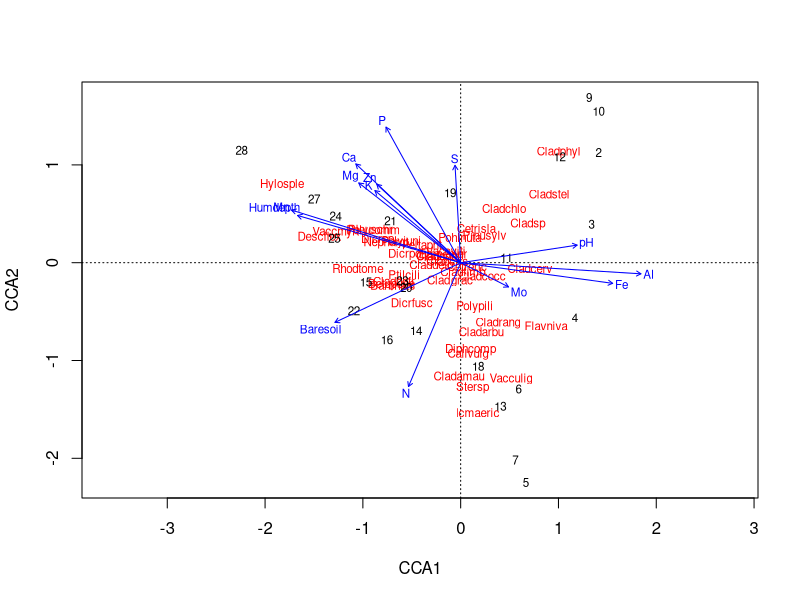
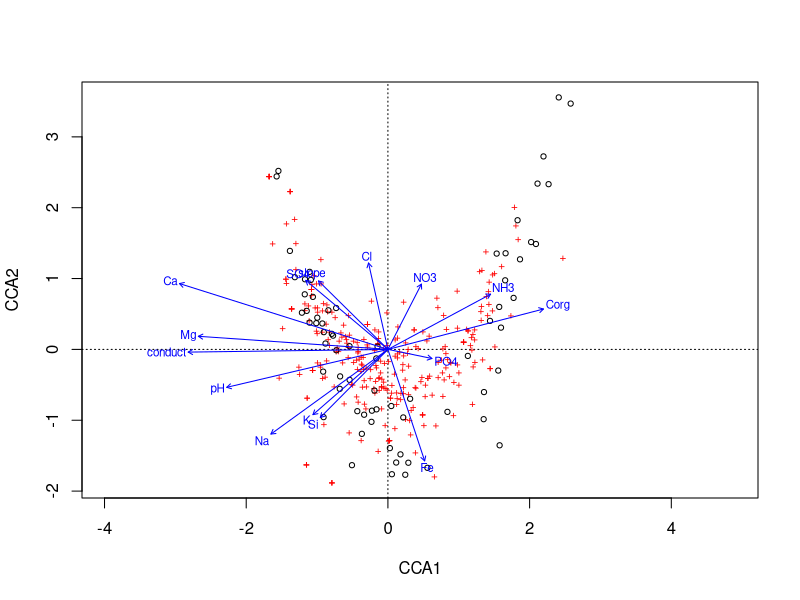
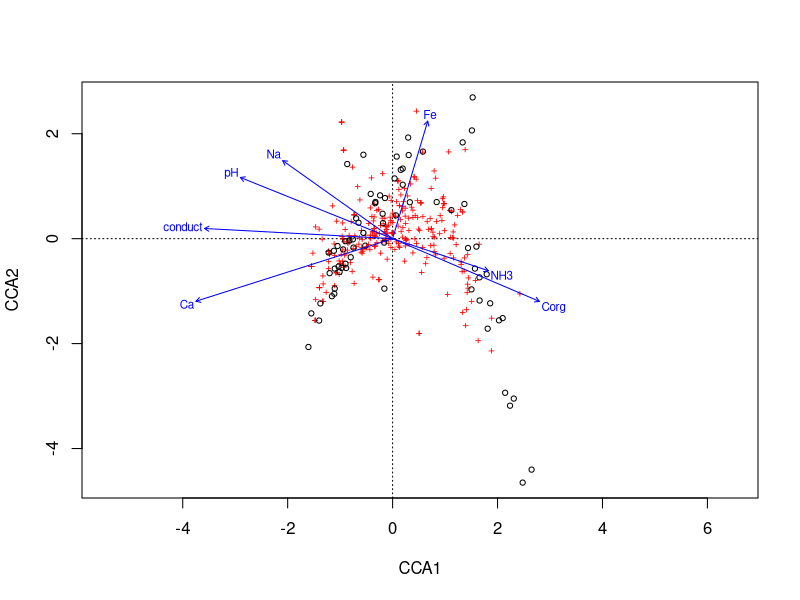
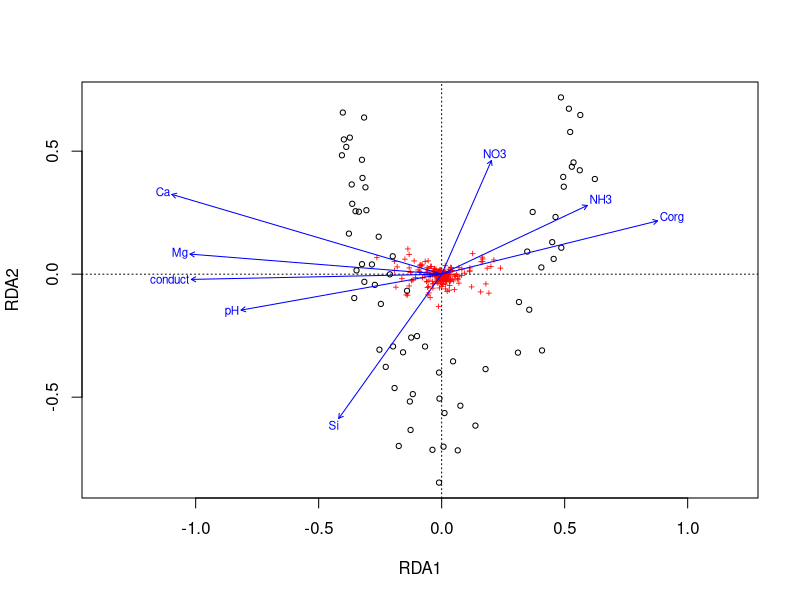

These figures' R source, in order: (Note: this script raises an error after producing the figures.)
## ----setup-options, echo = FALSE, results = "hide", message = FALSE-----------
options(htmltools.dir.version = FALSE)
knitr::opts_chunk$set(cache = TRUE, dev = 'svg', echo = TRUE, message = FALSE, warning = FALSE,
                      fig.height=6, fig.width = 1.777777*6)
library("vegan")
library("ggplot2")
data(varespec)
data(varechem)

## plot defaults
theme_set(theme_minimal(base_size = 16, base_family = 'Fira Sans'))


## ----cca-model----------------------------------------------------------------
cca1 <- cca(varespec ~ ., data = varechem)
cca1


## ----rda-model----------------------------------------------------------------
rda1 <- rda(varespec ~ ., data = varechem)
rda1


## ----eigenvals----------------------------------------------------------------
eigenvals(cca1)


## ----your-turn-fit-cca--------------------------------------------------------
library("vegan")
data(varechem, varespec)
## ...your code here...


## ----scores-------------------------------------------------------------------
str(scores(cca1, choices = 1:4, display = c("species","sites")), max = 1)
head(scores(cca1, choices = 1:2, display = "sites"))


## ----scaling-example, results = "hide"----------------------------------------
scores(cca1, choices = 1:2, display = "species", scaling = 3)


## ----partial-ordination-------------------------------------------------------
pcca <- cca(X = varespec,
            Y = varechem[, "Ca", drop = FALSE],
            Z = varechem[, "pH", drop = FALSE])
pcca <- cca(varespec ~ Ca + Condition(pH), data = varechem) ## easier!


## ----triplot-1, fig.height = 5, crop.plot = TRUE, out.width = "0.5\\linewidth"----
plot(cca1)


## ----cca-model-build1---------------------------------------------------------
vare.cca <- cca(varespec ~ Al + P*(K + Baresoil), data = varechem)
vare.cca


## ----stepwise-1---------------------------------------------------------------
upr <- cca(varespec ~ ., data = varechem)
lwr <- cca(varespec ~ 1, data = varechem)
set.seed(1)
mods <- ordistep(lwr, scope = formula(upr), trace = 0)


## ----stepwise-cca-------------------------------------------------------------
mods


## ----stepwise-anova-----------------------------------------------------------
mods$anova


## ----stepwise-reverse, results = "hide"---------------------------------------
mods2 <- step(upr, scope = list(lower = formula(lwr), upper = formula(upr)), trace = 0,
              test = "perm")
mods2


## ----stepwise-reverse---------------------------------------------------------
mods2 <- step(upr, scope = list(lower = formula(lwr), upper = formula(upr)), trace = 0,
              test = "perm")
mods2


## ----cca-anova----------------------------------------------------------------
set.seed(42)
(perm <- anova(cca1))


## ----anova-args---------------------------------------------------------------
args(anova.cca)


## ----anova-by-axis------------------------------------------------------------
set.seed(1)
anova(mods, by = "axis")


## ----anova-by-term------------------------------------------------------------
set.seed(5)
anova(mods, by = "terms")


## ----anova-by-margin----------------------------------------------------------
set.seed(10)
anova(mods, by = "margin")


## ----meadows-setup------------------------------------------------------------
## load vegan
library("vegan")

## load the data
spp <- read.csv("data/meadow-spp.csv", header = TRUE, row.names = 1)
env <- read.csv("data/meadow-env.csv", header = TRUE, row.names = 1)


## ----meadows-cca-full---------------------------------------------------------
m1 <- cca(spp ~ ., data = env)
set.seed(32)
anova(m1)


## ----meadows-cca-full-triplot, fig.height = 5, crop.plot = TRUE, out.width = "0.5\\linewidth"----
plot(m1)


## ----meadows-cca-stepwise-----------------------------------------------------
set.seed(67)
lwr <- cca(spp ~ 1, data = env)
m2 <- ordistep(lwr, scope = formula(m1), trace = FALSE)
m2


## ----meadows-cca-reduced-triplot, fig.height = 5, crop.plot = TRUE, out.width = "0.5\\linewidth"----
plot(m2)


## ----meadows-cca-anova--------------------------------------------------------
m2$anova


## ----meadows-rda--------------------------------------------------------------
spph <- decostand(spp, method = "hellinger")
m3 <- rda(spph ~ ., data = env)
lwr <- rda(spph ~ 1, data = env)
m4 <- ordistep(lwr, scope = formula(m3), trace = FALSE)


## ----meadows-rda-reduced-triplot, fig.height = 5, crop.plot = TRUE, out.width = "0.5\\linewidth"----
plot(m4)


## ----meadows-rda-adjrsquare---------------------------------------------------
m5 <- ordiR2step(lwr, scope = formula(m3), trace = FALSE)
m5$anova


## ----cyclic-shift-figure, echo = FALSE----------------------------------------
knitr::include_graphics("./resources/cyclic-shifts-figure.png")


## ----shuffle-time-series, echo = TRUE-----------------------------------------
shuffle(10, control = how(within = Within(type = "series")))


## ----set-up-toroidal----------------------------------------------------------
set.seed(4)
h <- how(within = Within(type = "grid",
                         ncol = 3, nrow = 3))
perm <- shuffle(9, control = h)
matrix(perm, ncol = 3)


## ----toroidal-shifts-figure, echo = FALSE-------------------------------------
knitr::include_graphics("./resources/Toroidal_coord.png")


## ----cyclic-shift-mirror-figure, echo = FALSE---------------------------------
knitr::include_graphics("./resources/cyclic-shifts-with-mirror-figure.svg")


## -----------------------------------------------------------------------------
plt <- gl(3, 10)
h <- how(within = Within(type = "series"), plots = Plots(strata = plt))


## ----helper-funs--------------------------------------------------------------
args(Within)
args(Plots)


## ----how-args-----------------------------------------------------------------
args(how)


## ----ts-perm-example1---------------------------------------------------------
plt <- gl(3, 10)
h <- how(within = Within(type = "series"),
         plots = Plots(strata = plt))
set.seed(4)
p <- shuffle(30, control = h)
do.call("rbind", split(p, plt)) ## look at perms in context


## ----ts-perm-example2---------------------------------------------------------
plt <- gl(3, 10)
h <- how(within = Within(type = "series", constant = TRUE),
         plots = Plots(strata = plt))
set.seed(4)
p <- shuffle(30, control = h)
do.call("rbind", split(p, plt)) ## look at perms in context


## ----worked-example-devel-1---------------------------------------------------
## load vegan
library("vegan")

## load the data
spp <- read.csv("data/ohraz-spp.csv", header = TRUE, row.names = 1)
env <- read.csv("data/ohraz-env.csv", header = TRUE, row.names = 1)
molinia <- spp[, 1]
spp <- spp[, -1]

## Year as numeric
env <- transform(env, year = as.numeric(as.character(year)))


## ----worked-example-devel-2---------------------------------------------------
c1 <- rda(spp ~ year + year:mowing + year:fertilizer + year:removal + Condition(plotid), data = env)
(h <- how(within = Within(type = "none"), plots = Plots(strata = env$plotid, type = "free")))


## ----worked-example-devel-2a--------------------------------------------------
set.seed(42)
anova(c1, permutations = h, model = "reduced")


## ----worked-example-devel-2b--------------------------------------------------
set.seed(24)
anova(c1, permutations = h, model = "reduced", by = "axis")


## ----load-crayfish------------------------------------------------------------
## load data
crayfish <- head(read.csv("data/crayfish-spp.csv")[, -1], -1)
design <- read.csv("data/crayfish-design.csv", skip = 1)[, -1]

## fixup the names
names(crayfish) <- gsub("\\.", "", names(crayfish))
names(design) <- c("Watershed", "Stream", "Reach", "Run",
                   "Stream.Nested", "ReachNested", "Run.Nested")


## ----crayfish-unconstrained---------------------------------------------------
m.pca <- rda(crayfish)
summary(eigenvals(m.pca))


## ----crayfish-pca-plot, fig.width = 16, fig.height = 7.5, fig.show = "hold", crop.plot = TRUE----
layout(matrix(1:2, ncol = 2))
biplot(m.pca, type = c("text", "points"), scaling = "species")
set.seed(23)
ev.pca <- envfit(m.pca ~ Watershed, data = design, scaling = "species")
plot(ev.pca, labels = levels(design$Watershed), add = FALSE)
layout(1)


## ----crayfish-watershed-------------------------------------------------------
m.ws <- rda(crayfish ~ Watershed, data = design)
m.ws


## ----crayfish-watershed-2-----------------------------------------------------
summary(eigenvals(m.ws, constrained = TRUE))

set.seed(1)
ctrl <- how(nperm = 499, within = Within(type = "none"),
            plots = with(design, Plots(strata = Stream, type = "free")))
(sig.ws <- anova(m.ws, permutations = ctrl))


## ----crayfish-stream----------------------------------------------------------
m.str <- rda(crayfish ~ Stream + Condition(Watershed), data = design)
m.str


## ----crayfish-stream-2--------------------------------------------------------
summary(eigenvals(m.str, constrained = TRUE))
set.seed(1)
ctrl <- how(nperm = 499, within = Within(type = "none"),
            plots = with(design, Plots(strata = Reach, type = "free")),
            blocks = with(design, Watershed))
(sig.str <- anova(m.str, permutations = ctrl))


## ----crayfish-reach-----------------------------------------------------------
(m.re <- rda(crayfish ~ Reach + Condition(Stream), data = design))


## ----crayfish-reach-2---------------------------------------------------------
set.seed(1)
ctrl <- how(nperm = 499, within = Within(type = "none"),
            plots = with(design, Plots(strata = Run, type = "free")),
            blocks = with(design, Stream))
(sig.re <- anova(m.re, permutations = ctrl))


## ----crayfish-run-------------------------------------------------------------
(m.run <- rda(crayfish ~ Run + Condition(Reach), data = design))


## ----crayfish-run-2-----------------------------------------------------------
set.seed(1)
ctrl <- how(nperm = 499, within = Within(type = "free"),
            blocks = with(design, Reach))
(sig.run <- anova(m.run, permutations = ctrl))


## ----goodness-----------------------------------------------------------------
head(goodness(mods))
head(goodness(mods, summarize = TRUE))


## ----inertcomp----------------------------------------------------------------
head(inertcomp(mods, proportional = TRUE))


## ----spenvcor-----------------------------------------------------------------
spenvcor(mods)


## ----intersetcor--------------------------------------------------------------
intersetcor(mods)

